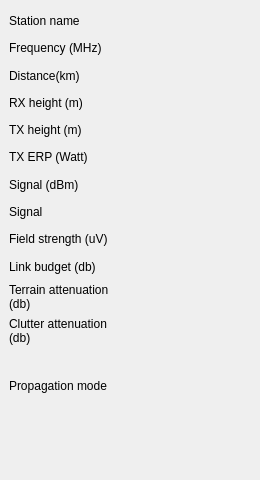
<?xml version="1.0" encoding="UTF-8"?>
<ui version="4.0">
 <class>StationSignalForm</class>
 <widget class="QWidget" name="StationSignalForm">
  <property name="geometry">
   <rect>
    <x>0</x>
    <y>0</y>
    <width>260</width>
    <height>480</height>
   </rect>
  </property>
  <property name="minimumSize">
   <size>
    <width>260</width>
    <height>0</height>
   </size>
  </property>
  <property name="windowTitle">
   <string>Form</string>
  </property>
  <widget class="QWidget" name="gridLayoutWidget">
   <property name="geometry">
    <rect>
     <x>9</x>
     <y>10</y>
     <width>252</width>
     <height>411</height>
    </rect>
   </property>
   <layout class="QGridLayout" name="gridLayout">
    <item row="0" column="2">
     <widget class="QLabel" name="stationName">
      <property name="font">
       <font>
        <weight>75</weight>
        <bold>true</bold>
       </font>
      </property>
      <property name="text">
       <string/>
      </property>
     </widget>
    </item>
    <item row="11" column="0">
     <widget class="QLabel" name="label_10">
      <property name="maximumSize">
       <size>
        <width>100</width>
        <height>16777215</height>
       </size>
      </property>
      <property name="text">
       <string>Clutter attenuation (db)</string>
      </property>
      <property name="wordWrap">
       <bool>true</bool>
      </property>
     </widget>
    </item>
    <item row="6" column="2">
     <widget class="QLabel" name="signalDbm">
      <property name="font">
       <font>
        <weight>75</weight>
        <bold>true</bold>
       </font>
      </property>
      <property name="text">
       <string/>
      </property>
     </widget>
    </item>
    <item row="9" column="0">
     <widget class="QLabel" name="label_5">
      <property name="text">
       <string>Link budget (db)</string>
      </property>
     </widget>
    </item>
    <item row="7" column="2">
     <widget class="QLabel" name="signal">
      <property name="font">
       <font>
        <weight>75</weight>
        <bold>true</bold>
       </font>
      </property>
      <property name="text">
       <string/>
      </property>
     </widget>
    </item>
    <item row="0" column="1">
     <spacer name="horizontalSpacer">
      <property name="orientation">
       <enum>Qt::Horizontal</enum>
      </property>
      <property name="sizeType">
       <enum>QSizePolicy::Fixed</enum>
      </property>
      <property name="sizeHint" stdset="0">
       <size>
        <width>20</width>
        <height>20</height>
       </size>
      </property>
     </spacer>
    </item>
    <item row="8" column="2">
     <widget class="QLabel" name="fieldStrength">
      <property name="font">
       <font>
        <weight>75</weight>
        <bold>true</bold>
       </font>
      </property>
      <property name="text">
       <string/>
      </property>
     </widget>
    </item>
    <item row="6" column="0">
     <widget class="QLabel" name="label_2">
      <property name="text">
       <string>Signal (dBm)</string>
      </property>
     </widget>
    </item>
    <item row="9" column="2">
     <widget class="QLabel" name="linkBudget">
      <property name="font">
       <font>
        <weight>75</weight>
        <bold>true</bold>
       </font>
      </property>
      <property name="text">
       <string/>
      </property>
     </widget>
    </item>
    <item row="7" column="0">
     <widget class="QLabel" name="label_3">
      <property name="text">
       <string>Signal</string>
      </property>
     </widget>
    </item>
    <item row="1" column="2">
     <widget class="QLabel" name="frequency">
      <property name="font">
       <font>
        <weight>75</weight>
        <bold>true</bold>
       </font>
      </property>
      <property name="text">
       <string/>
      </property>
     </widget>
    </item>
    <item row="12" column="2">
     <widget class="QLabel" name="propMode">
      <property name="minimumSize">
       <size>
        <width>0</width>
        <height>70</height>
       </size>
      </property>
      <property name="font">
       <font>
        <weight>75</weight>
        <bold>true</bold>
       </font>
      </property>
      <property name="text">
       <string/>
      </property>
      <property name="wordWrap">
       <bool>true</bool>
      </property>
     </widget>
    </item>
    <item row="0" column="0">
     <widget class="QLabel" name="label">
      <property name="text">
       <string>Station name</string>
      </property>
     </widget>
    </item>
    <item row="10" column="0">
     <widget class="QLabel" name="label_9">
      <property name="maximumSize">
       <size>
        <width>100</width>
        <height>16777215</height>
       </size>
      </property>
      <property name="text">
       <string>Terrain attenuation (db)</string>
      </property>
      <property name="wordWrap">
       <bool>true</bool>
      </property>
     </widget>
    </item>
    <item row="12" column="0">
     <widget class="QLabel" name="label_6">
      <property name="maximumSize">
       <size>
        <width>100</width>
        <height>16777215</height>
       </size>
      </property>
      <property name="text">
       <string>Propagation mode</string>
      </property>
      <property name="wordWrap">
       <bool>true</bool>
      </property>
     </widget>
    </item>
    <item row="11" column="2">
     <widget class="QLabel" name="clutterAttenuation">
      <property name="font">
       <font>
        <weight>75</weight>
        <bold>true</bold>
       </font>
      </property>
      <property name="text">
       <string/>
      </property>
     </widget>
    </item>
    <item row="2" column="0">
     <widget class="QLabel" name="label_8">
      <property name="text">
       <string>Distance(km)</string>
      </property>
     </widget>
    </item>
    <item row="8" column="0">
     <widget class="QLabel" name="label_4">
      <property name="maximumSize">
       <size>
        <width>100</width>
        <height>16777215</height>
       </size>
      </property>
      <property name="text">
       <string>Field strength (uV)</string>
      </property>
      <property name="wordWrap">
       <bool>true</bool>
      </property>
     </widget>
    </item>
    <item row="4" column="0">
     <widget class="QLabel" name="label_11">
      <property name="text">
       <string>TX height (m)</string>
      </property>
     </widget>
    </item>
    <item row="10" column="2">
     <widget class="QLabel" name="terrainAttenuation">
      <property name="font">
       <font>
        <weight>75</weight>
        <bold>true</bold>
       </font>
      </property>
      <property name="text">
       <string/>
      </property>
     </widget>
    </item>
    <item row="1" column="0">
     <widget class="QLabel" name="label_7">
      <property name="text">
       <string>Frequency (MHz)</string>
      </property>
     </widget>
    </item>
    <item row="2" column="2">
     <widget class="QLabel" name="distance">
      <property name="font">
       <font>
        <weight>75</weight>
        <bold>true</bold>
       </font>
      </property>
      <property name="text">
       <string/>
      </property>
     </widget>
    </item>
    <item row="3" column="0">
     <widget class="QLabel" name="label_12">
      <property name="text">
       <string>RX height (m)</string>
      </property>
     </widget>
    </item>
    <item row="3" column="2">
     <widget class="QLabel" name="rxHeight">
      <property name="font">
       <font>
        <weight>75</weight>
        <bold>true</bold>
       </font>
      </property>
      <property name="text">
       <string/>
      </property>
     </widget>
    </item>
    <item row="4" column="2">
     <widget class="QLabel" name="txHeight">
      <property name="font">
       <font>
        <weight>75</weight>
        <bold>true</bold>
       </font>
      </property>
      <property name="text">
       <string/>
      </property>
     </widget>
    </item>
    <item row="5" column="0">
     <widget class="QLabel" name="label_13">
      <property name="text">
       <string>TX ERP (Watt)</string>
      </property>
     </widget>
    </item>
    <item row="5" column="2">
     <widget class="QLabel" name="txERP">
      <property name="font">
       <font>
        <weight>75</weight>
        <bold>true</bold>
       </font>
      </property>
      <property name="text">
       <string/>
      </property>
     </widget>
    </item>
   </layout>
  </widget>
  <widget class="QLabel" name="labelSmeter">
   <property name="geometry">
    <rect>
     <x>10</x>
     <y>440</y>
     <width>191</width>
     <height>31</height>
    </rect>
   </property>
   <property name="sizePolicy">
    <sizepolicy hsizetype="Fixed" vsizetype="Preferred">
     <horstretch>0</horstretch>
     <verstretch>0</verstretch>
    </sizepolicy>
   </property>
   <property name="toolTip">
    <string>Signal meter</string>
   </property>
   <property name="text">
    <string/>
   </property>
   <property name="pixmap">
    <pixmap resource="resources.qrc">:/icons/images/s-meter-scale2.png</pixmap>
   </property>
   <property name="scaledContents">
    <bool>false</bool>
   </property>
  </widget>
 </widget>
 <resources>
  <include location="resources.qrc"/>
 </resources>
 <connections/>
</ui>
